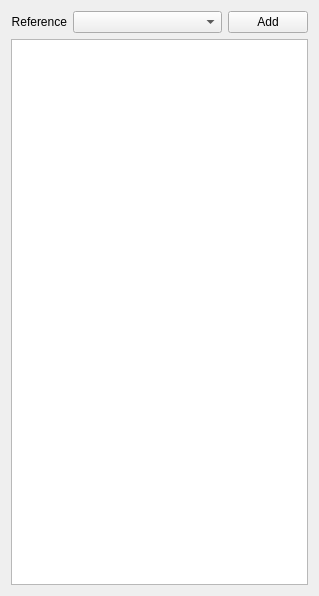
          <widget class="QWidget" name="ref_wdg">
           <property name="geometry">
            <rect>
             <x>0</x>
             <y>0</y>
             <width>319</width>
             <height>596</height>
            </rect>
           </property>
           <attribute name="label">
            <string>Reference - None</string>
           </attribute>
           <layout class="QGridLayout" name="gridLayout_11">
            <item row="0" column="0">
             <layout class="QGridLayout" name="ref_grid_lyt" columnstretch="0,1,0">
              <property name="sizeConstraint">
               <enum>QLayout::SetMaximumSize</enum>
              </property>
              <item row="0" column="1">
               <widget class="QComboBox" name="ref_cb">
                <property name="sizePolicy">
                 <sizepolicy hsizetype="Minimum" vsizetype="Fixed">
                  <horstretch>0</horstretch>
                  <verstretch>0</verstretch>
                 </sizepolicy>
                </property>
                <property name="sizeAdjustPolicy">
                 <enum>QComboBox::AdjustToMinimumContentsLength</enum>
                </property>
               </widget>
              </item>
              <item row="0" column="0">
               <widget class="QLabel" name="ref_lbl">
                <property name="text">
                 <string>Reference</string>
                </property>
                <property name="alignment">
                 <set>Qt::AlignRight|Qt::AlignTrailing|Qt::AlignVCenter</set>
                </property>
               </widget>
              </item>
              <item row="0" column="2">
               <widget class="QPushButton" name="addref_btn">
                <property name="focusPolicy">
                 <enum>Qt::NoFocus</enum>
                </property>
                <property name="text">
                 <string>Add</string>
                </property>
               </widget>
              </item>
              <item row="1" column="0" colspan="3">
               <widget class="QListWidget" name="ref_lw">
                <property name="sizePolicy">
                 <sizepolicy hsizetype="Expanding" vsizetype="MinimumExpanding">
                  <horstretch>0</horstretch>
                  <verstretch>0</verstretch>
                 </sizepolicy>
                </property>
               </widget>
              </item>
             </layout>
            </item>
           </layout>
          </widget>
